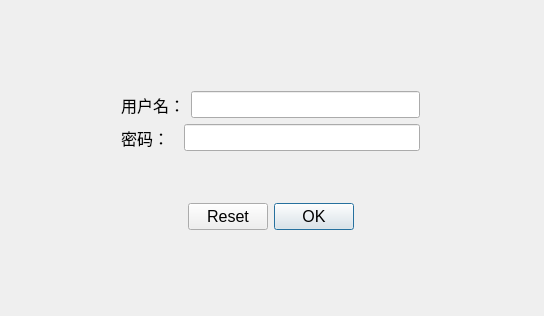
<?xml version="1.0" encoding="UTF-8"?>
<ui version="4.0">
 <class>Login</class>
 <widget class="QDialog" name="Login">
  <property name="geometry">
   <rect>
    <x>0</x>
    <y>0</y>
    <width>544</width>
    <height>316</height>
   </rect>
  </property>
  <property name="windowTitle">
   <string>Login</string>
  </property>
  <property name="styleSheet">
   <string notr="true">#Login{
border-image: url(:/ReflowSolderingProfile/Resources/image/Login.PNG);
}
#Login * {
border-image: url();
}</string>
  </property>
  <widget class="QWidget" name="layoutWidget">
   <property name="geometry">
    <rect>
     <x>110</x>
     <y>80</y>
     <width>321</width>
     <height>161</height>
    </rect>
   </property>
   <layout class="QVBoxLayout" name="verticalLayout">
    <item>
     <layout class="QHBoxLayout" name="horizontalLayout">
      <item>
       <widget class="QLabel" name="labelUsername">
        <property name="font">
         <font>
          <pointsize>12</pointsize>
         </font>
        </property>
        <property name="styleSheet">
         <string notr="true">selection-color: rgb(255, 255, 255);</string>
        </property>
        <property name="text">
         <string>用户名：</string>
        </property>
       </widget>
      </item>
      <item>
       <widget class="QLineEdit" name="lineEditUsername">
        <property name="font">
         <font>
          <pointsize>12</pointsize>
         </font>
        </property>
       </widget>
      </item>
     </layout>
    </item>
    <item>
     <layout class="QHBoxLayout" name="horizontalLayout_2">
      <item>
       <widget class="QLabel" name="labelPassword">
        <property name="font">
         <font>
          <pointsize>12</pointsize>
         </font>
        </property>
        <property name="text">
         <string>密码：  </string>
        </property>
       </widget>
      </item>
      <item>
       <widget class="QLineEdit" name="lineEditPassword">
        <property name="font">
         <font>
          <pointsize>12</pointsize>
         </font>
        </property>
        <property name="echoMode">
         <enum>QLineEdit::PasswordEchoOnEdit</enum>
        </property>
       </widget>
      </item>
     </layout>
    </item>
    <item>
     <spacer name="verticalSpacer">
      <property name="orientation">
       <enum>Qt::Vertical</enum>
      </property>
      <property name="sizeHint" stdset="0">
       <size>
        <width>20</width>
        <height>40</height>
       </size>
      </property>
     </spacer>
    </item>
    <item>
     <widget class="QDialogButtonBox" name="buttonBoxLogin">
      <property name="font">
       <font>
        <pointsize>12</pointsize>
       </font>
      </property>
      <property name="orientation">
       <enum>Qt::Horizontal</enum>
      </property>
      <property name="standardButtons">
       <set>QDialogButtonBox::Ok|QDialogButtonBox::Reset</set>
      </property>
      <property name="centerButtons">
       <bool>true</bool>
      </property>
     </widget>
    </item>
   </layout>
  </widget>
 </widget>
 <layoutdefault spacing="6" margin="11"/>
 <resources>
  <include location="reflowsolderingprofile.qrc"/>
 </resources>
 <connections/>
</ui>
